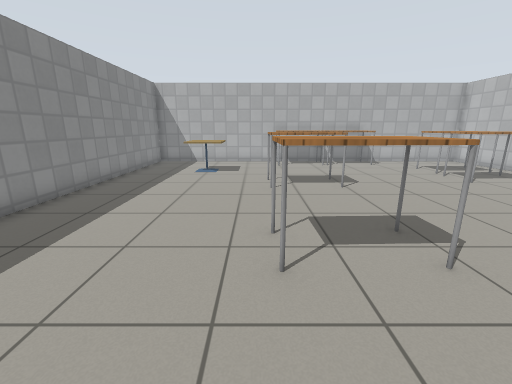
[1] (above)

15 first-person views from a walk through a Gazebo world. The camera is 1.1 m above the floor, tilts 14° down and sees 90° across. The floor is counted in squares, 0.5 m on a side. Each view is taken from the middle of a square. On the plan, view 1 faces up. The plan holds only what a view shows up to about 16 squares ahead; the rest is blank. Simple patterns stand in for the simulator's built-in surfaces.

[2]
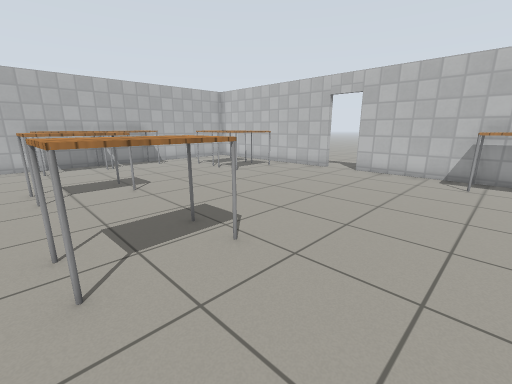

[3]
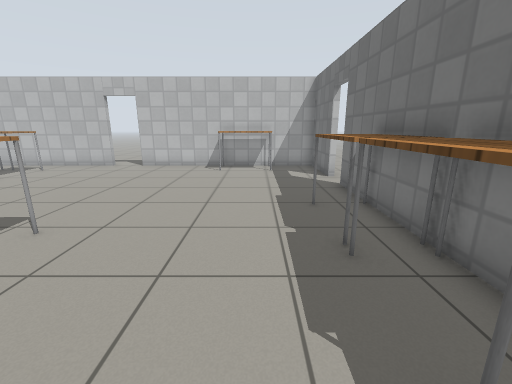

[4]
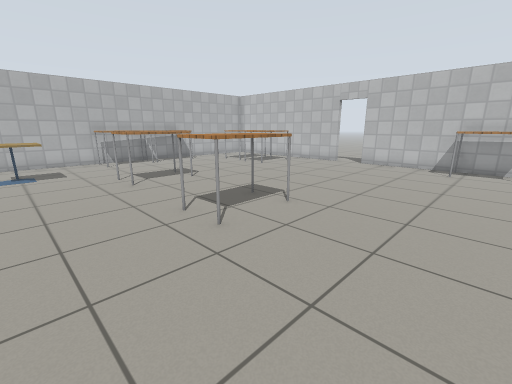

[5]
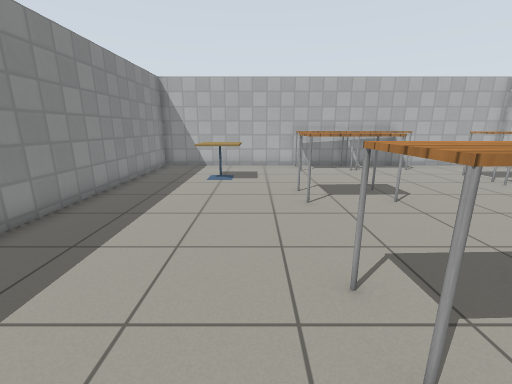

[6]
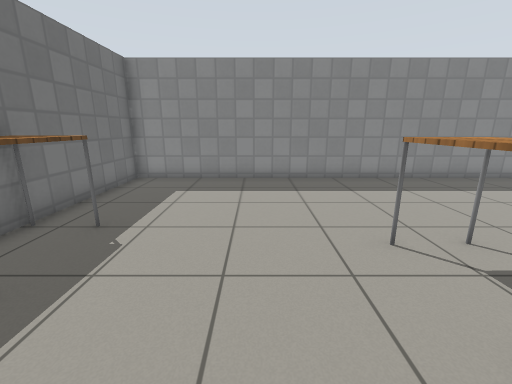

[7]
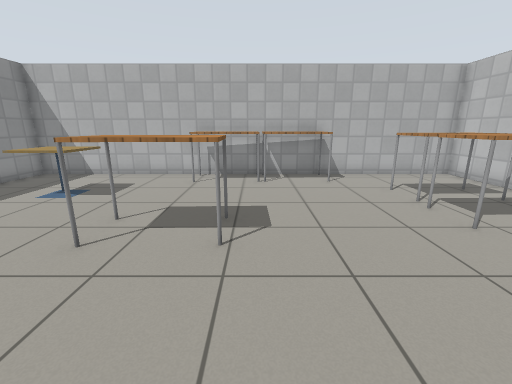

[8]
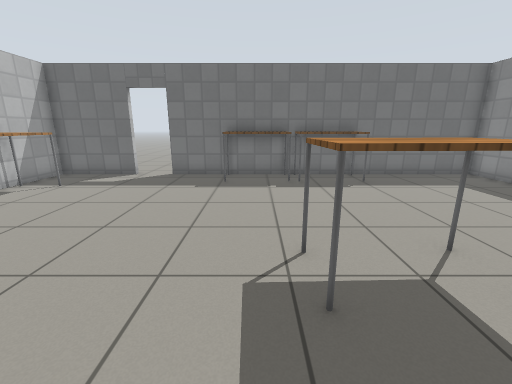

[9]
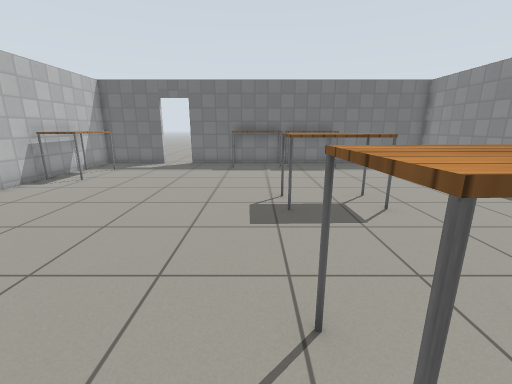

[10]
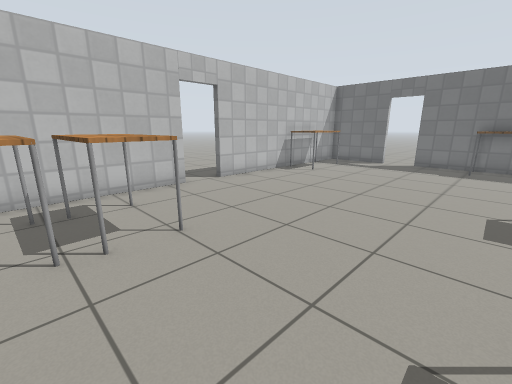

[11]
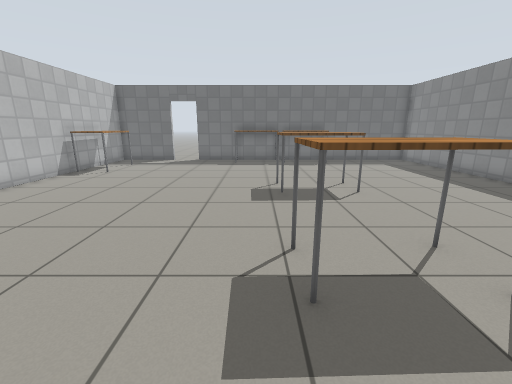

[12]
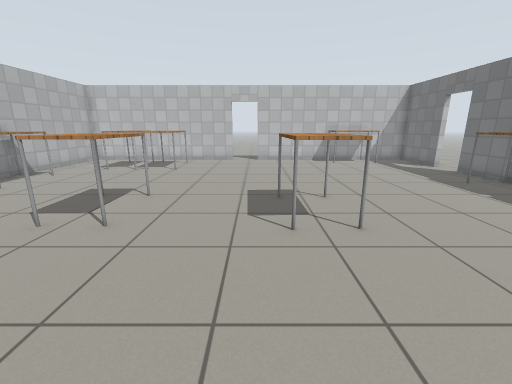

[13]
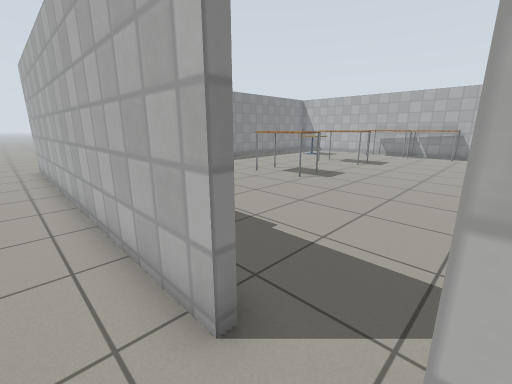

[14]
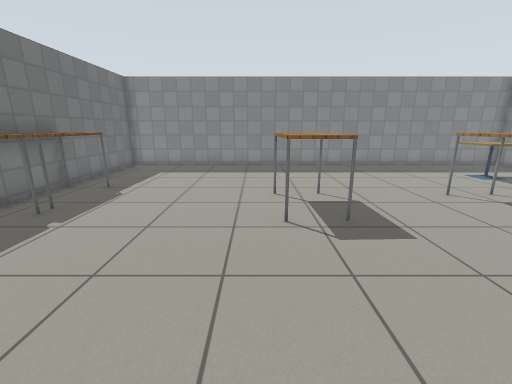

[15]
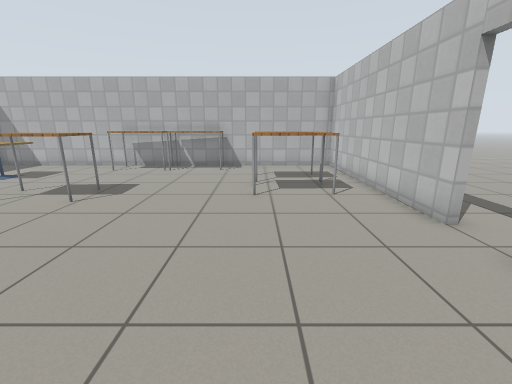

### Floor plan
Key: @ floor where view 1 was taken; # wall or solid block; . floor; D open door; T table; C cafe table.
Columns run from 8 left of view 1 to 15 right of it. Each row starts with its distance up from view 1.
 18   #####################
 17  # .......T T  T......#
 16  #........TTTTTT......#
 15  #....................#
 14  #...CC..........T T..#
 13  #...CC..........TTTT.#
 12  #...............TTT..#
 11  #.......TTT.....TTT..#
 10  #.......TTT..........#
  9  #....................#.
  8  #....................#.
  7  #....................D.
  6  #....................D.
  5  #.......TTT..........#.
  4  #.......TTT..........#
  3  #....................#
  2  #....................#
  1  #..................TT#
  0  #......@...........T #
 -1  #..................TT#
 -2  #..................TT#
 -3  #......TTTTTT........#
 -4  #######TTTTTT###D#####
 -5 ................DDD.
 -6 ....................

Positions as (right, up) in squares from view 1, and headings:
1: (0, 0), facing up
2: (0, 0), facing up-right
3: (-2, -1), facing right
4: (-3, -1), facing up-right
5: (-1, 2), facing up
6: (5, 1), facing left
7: (4, 5), facing up
8: (4, 8), facing down
9: (4, 12), facing down
10: (4, 13), facing down-right
11: (4, 14), facing down
12: (-5, 6), facing right
13: (10, -6), facing up-left
14: (9, 3), facing left
15: (9, 2), facing up
